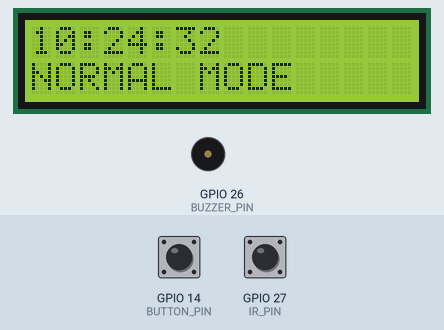
Bench run of a sketch on a simulated ESP32. Shown: 16×2 character LCD, buzzer (waves = sounding). The inputs (shaded band) are chosen by the test bench; at power-on: GPIO 27 (IR_PIN) HIGH, GPIO 14 (BUTTON_PIN) HIGH. The local clock reads 2024-03-15 10:24:30 at power-on unless the sketch sets it; what the sketch prints to the serial monitor is not drawn.

Above: at 2.7 s.
2.8 s: GPIO 27 (IR_PIN) driven LOW
At 4.4 s:
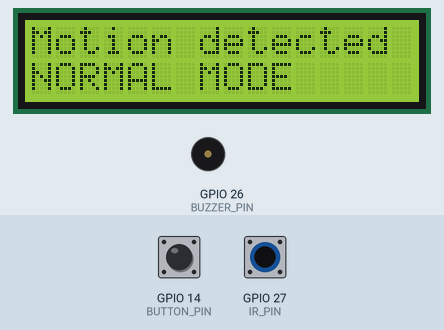
4.7 s: GPIO 14 (BUTTON_PIN) pulled LOW for 0.65 s
At 5.5 s:
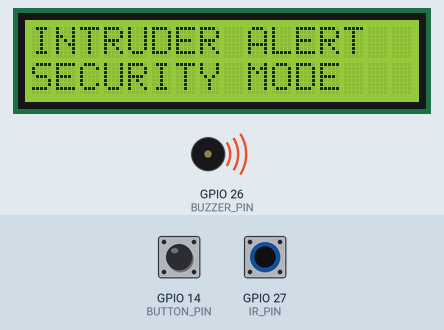
6.8 s: GPIO 27 (IR_PIN) driven HIGH
At 9.2 s:
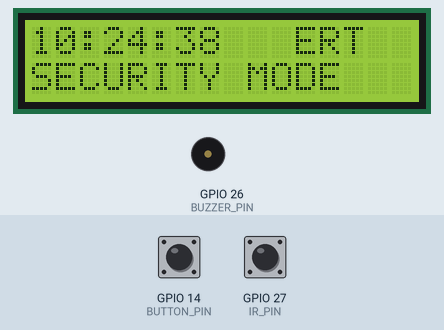
9.9 s: GPIO 14 (BUTTON_PIN) pulled LOW for 1 s
At 11.9 s:
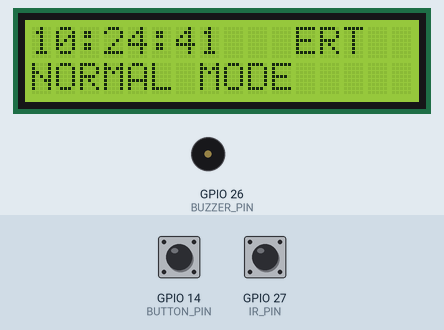
14.0 s: GPIO 27 (IR_PIN) pulsed LOW 5 times (0.12 s each, 0.3 s apart)
At 17.8 s:
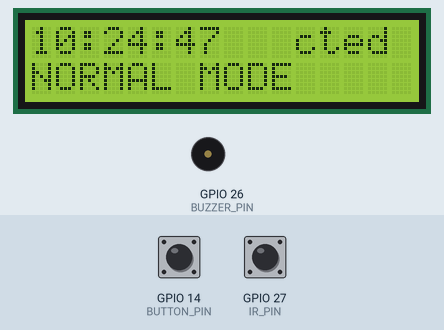
18.6 s: GPIO 14 (BUTTON_PIN) pulled LOW for 0.65 s
At 20.8 s:
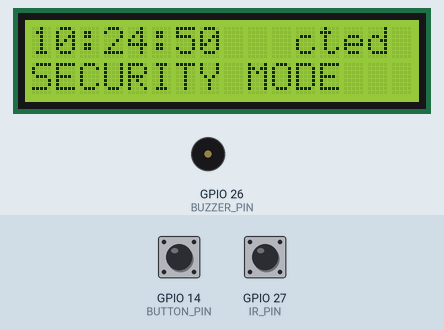
Timing chart, 0 to 22.3 s (numbered marks = the images above; inputs shaded):
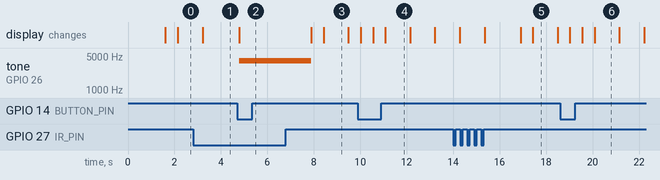

Measured:
- after the input at 2.8 s, the display: changes after 0.43 s (image 1)
- after the input at 4.7 s, tone on GPIO 26 (BUZZER_PIN): silent → 4000 Hz after 0.09 s; the display: changes after 0.09 s (image 2)
- after the input at 6.8 s, tone on GPIO 26 (BUZZER_PIN): 4000 Hz → silent after 1.1 s; the display: first changes after 1.1 s (image 3 shows a later state)
- after the input at 9.9 s, the display: first changes after 0.12 s (image 4 shows a later state)
- after the input at 14.0 s, the display: first differs from a run without the input after 1.4 s (image 5 shows a later state)
- after the input at 18.6 s, the display: first changes after 0.43 s (image 6 shows a later state)
- what the display in image 4 shows lasts 1.0 s, from 11.1 s to 12.1 s

The sketch:

smart_security.ino
```cpp
#include <Wire.h>
#include <LiquidCrystal_I2C.h>
#include "RTClib.h"

LiquidCrystal_I2C lcd(0x27, 16, 2);


RTC_DS3231 rtc;


#define IR_PIN 27
#define BUZZER_PIN 26
#define BUTTON_PIN 14

bool securityMode = false;
bool lastButtonState = HIGH;

void setup() {
  Serial.begin(115200);

  pinMode(IR_PIN, INPUT);
  pinMode(BUZZER_PIN, OUTPUT);
  pinMode(BUTTON_PIN, INPUT_PULLUP);

  lcd.init();
  lcd.backlight();

  if (!rtc.begin()) {
    Serial.println("RTC not found!");
    while (1);
  }


  lcd.setCursor(0, 0);
  lcd.print("SMART SYSTEM");
  delay(1500);
  lcd.clear();
}

void loop() {

  DateTime now = rtc.now();

  // BUTTON LOGIC
  bool buttonState = digitalRead(BUTTON_PIN);

  if (buttonState == LOW && lastButtonState == HIGH) {
    securityMode = !securityMode;

    Serial.println("BUTTON PRESSED → MODE TOGGLED");
  }

  lastButtonState = buttonState;

  // IR SENSOR
  int ir = digitalRead(IR_PIN);
  bool motion = (ir == LOW);

  // LCD DISPLAY
  lcd.setCursor(0, 0);
  lcd.print(now.hour());
  lcd.print(":");
  if (now.minute() < 10) lcd.print("0");
  lcd.print(now.minute());
  lcd.print(":");
  if (now.second() < 10) lcd.print("0");
  lcd.print(now.second());
  lcd.print("   ");

  lcd.setCursor(0, 1);
  lcd.print(securityMode ? "SECURITY MODE " : "NORMAL MODE   ");

  // LOGIC
  if (motion) {

    if (securityMode) {

      Serial.println("🚨 INTRUDER ALERT!");

      lcd.clear();
      lcd.setCursor(0, 0);
      lcd.print("INTRUDER ALERT");
      lcd.setCursor(0, 1);
      lcd.print("SECURITY MODE");

      tone(BUZZER_PIN, 4000);
      delay(1000);

    } else {

      Serial.println("Motion detected (NORMAL MODE)");

      lcd.clear();
      lcd.setCursor(0, 0);
      lcd.print("Motion detected");
      lcd.setCursor(0, 1);
      lcd.print("NORMAL MODE");

      noTone(BUZZER_PIN);
      delay(1000);
    }

  } else {
    noTone(BUZZER_PIN);
  }

  // SERIAL MONITOR DEBUG
  Serial.println("================================");

  Serial.print("TIME: ");
  Serial.print(now.hour());
  Serial.print(":");
  Serial.print(now.minute());
  Serial.print(":");
  Serial.println(now.second());

  Serial.print("MODE: ");
  Serial.println(securityMode ? "SECURITY MODE" : "NORMAL MODE");

  Serial.print("IR VALUE: ");
  Serial.println(ir);

  Serial.print("BUTTON STATE: ");
  Serial.println(buttonState == LOW ? "PRESSED" : "NOT PRESSED");

  Serial.println("================================");

  delay(500);
}
```
